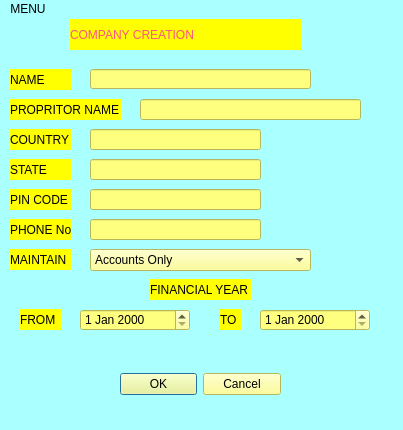
<?xml version="1.0" encoding="UTF-8"?>
<ui version="4.0">
 <class>MainWindow</class>
 <widget class="QMainWindow" name="MainWindow">
  <property name="geometry">
   <rect>
    <x>0</x>
    <y>0</y>
    <width>403</width>
    <height>430</height>
   </rect>
  </property>
  <property name="minimumSize">
   <size>
    <width>403</width>
    <height>430</height>
   </size>
  </property>
  <property name="maximumSize">
   <size>
    <width>403</width>
    <height>430</height>
   </size>
  </property>
  <property name="sizeIncrement">
   <size>
    <width>0</width>
    <height>0</height>
   </size>
  </property>
  <property name="windowTitle">
   <string>MainWindow</string>
  </property>
  <property name="styleSheet">
   <string notr="true">background-color: rgb(170, 255, 255);</string>
  </property>
  <property name="tabShape">
   <enum>QTabWidget::Triangular</enum>
  </property>
  <widget class="QWidget" name="centralwidget">
   <widget class="QLabel" name="label">
    <property name="geometry">
     <rect>
      <x>10</x>
      <y>50</y>
      <width>61</width>
      <height>21</height>
     </rect>
    </property>
    <property name="styleSheet">
     <string notr="true">background-color: rgb(255, 255, 0);
font: 63 8pt &quot;Lucida Bright&quot;;</string>
    </property>
    <property name="text">
     <string>NAME</string>
    </property>
   </widget>
   <widget class="QLineEdit" name="lineEdit">
    <property name="geometry">
     <rect>
      <x>90</x>
      <y>50</y>
      <width>221</width>
      <height>20</height>
     </rect>
    </property>
    <property name="styleSheet">
     <string notr="true">background-color: rgb(255, 255, 127);</string>
    </property>
   </widget>
   <widget class="QLabel" name="label_2">
    <property name="geometry">
     <rect>
      <x>10</x>
      <y>80</y>
      <width>111</width>
      <height>21</height>
     </rect>
    </property>
    <property name="styleSheet">
     <string notr="true">background-color: rgb(255, 255, 0);
font: 63 8pt &quot;Lucida Bright&quot;;</string>
    </property>
    <property name="text">
     <string>PROPRITOR NAME</string>
    </property>
   </widget>
   <widget class="QLineEdit" name="lineEdit_2">
    <property name="geometry">
     <rect>
      <x>140</x>
      <y>80</y>
      <width>221</width>
      <height>21</height>
     </rect>
    </property>
    <property name="styleSheet">
     <string notr="true">background-color: rgb(255, 255, 127);</string>
    </property>
   </widget>
   <widget class="QLabel" name="label_3">
    <property name="geometry">
     <rect>
      <x>10</x>
      <y>110</y>
      <width>61</width>
      <height>21</height>
     </rect>
    </property>
    <property name="styleSheet">
     <string notr="true">background-color: rgb(255, 255, 0);
font: 63 8pt &quot;Lucida Bright&quot;;</string>
    </property>
    <property name="text">
     <string>COUNTRY</string>
    </property>
   </widget>
   <widget class="QLineEdit" name="lineEdit_3">
    <property name="geometry">
     <rect>
      <x>90</x>
      <y>110</y>
      <width>171</width>
      <height>21</height>
     </rect>
    </property>
    <property name="styleSheet">
     <string notr="true">background-color: rgb(255, 255, 127);</string>
    </property>
    <property name="text">
     <string/>
    </property>
   </widget>
   <widget class="QLabel" name="label_4">
    <property name="geometry">
     <rect>
      <x>70</x>
      <y>0</y>
      <width>231</width>
      <height>31</height>
     </rect>
    </property>
    <property name="styleSheet">
     <string notr="true">background-color: rgb(255, 255, 0);
font: 16pt &quot;Lucida Bright&quot;;
color: rgb(255, 85, 127);</string>
    </property>
    <property name="text">
     <string>COMPANY CREATION</string>
    </property>
   </widget>
   <widget class="QLabel" name="label_5">
    <property name="geometry">
     <rect>
      <x>10</x>
      <y>140</y>
      <width>61</width>
      <height>21</height>
     </rect>
    </property>
    <property name="styleSheet">
     <string notr="true">background-color: rgb(255, 255, 0);
font: 63 8pt &quot;Lucida Bright&quot;;</string>
    </property>
    <property name="text">
     <string>STATE</string>
    </property>
   </widget>
   <widget class="QLabel" name="label_6">
    <property name="geometry">
     <rect>
      <x>10</x>
      <y>170</y>
      <width>61</width>
      <height>21</height>
     </rect>
    </property>
    <property name="styleSheet">
     <string notr="true">background-color: rgb(255, 255, 0);
font: 63 8pt &quot;Lucida Bright&quot;;</string>
    </property>
    <property name="text">
     <string>PIN CODE</string>
    </property>
   </widget>
   <widget class="QLabel" name="label_7">
    <property name="geometry">
     <rect>
      <x>10</x>
      <y>200</y>
      <width>61</width>
      <height>21</height>
     </rect>
    </property>
    <property name="styleSheet">
     <string notr="true">background-color: rgb(255, 255, 0);
font: 63 8pt &quot;Lucida Bright&quot;;</string>
    </property>
    <property name="text">
     <string>PHONE No.</string>
    </property>
   </widget>
   <widget class="QLabel" name="label_8">
    <property name="geometry">
     <rect>
      <x>10</x>
      <y>230</y>
      <width>61</width>
      <height>21</height>
     </rect>
    </property>
    <property name="styleSheet">
     <string notr="true">background-color: rgb(255, 255, 0);
font: 63 8pt &quot;Lucida Bright&quot;;</string>
    </property>
    <property name="text">
     <string>MAINTAIN</string>
    </property>
   </widget>
   <widget class="QComboBox" name="comboBox">
    <property name="geometry">
     <rect>
      <x>90</x>
      <y>230</y>
      <width>221</width>
      <height>22</height>
     </rect>
    </property>
    <property name="styleSheet">
     <string notr="true">background-color: rgb(255, 255, 127);
color: rgb(0, 0, 0);</string>
    </property>
    <item>
     <property name="text">
      <string>Accounts Only</string>
     </property>
    </item>
    <item>
     <property name="text">
      <string>Accounts With Inventory</string>
     </property>
    </item>
    <item>
     <property name="text">
      <string/>
     </property>
    </item>
   </widget>
   <widget class="QLineEdit" name="lineEdit_4">
    <property name="geometry">
     <rect>
      <x>90</x>
      <y>140</y>
      <width>171</width>
      <height>21</height>
     </rect>
    </property>
    <property name="styleSheet">
     <string notr="true">background-color: rgb(255, 255, 127);</string>
    </property>
    <property name="text">
     <string/>
    </property>
   </widget>
   <widget class="QLineEdit" name="lineEdit_5">
    <property name="geometry">
     <rect>
      <x>90</x>
      <y>170</y>
      <width>171</width>
      <height>21</height>
     </rect>
    </property>
    <property name="styleSheet">
     <string notr="true">background-color: rgb(255, 255, 127);</string>
    </property>
    <property name="text">
     <string/>
    </property>
   </widget>
   <widget class="QLineEdit" name="lineEdit_6">
    <property name="geometry">
     <rect>
      <x>90</x>
      <y>200</y>
      <width>171</width>
      <height>21</height>
     </rect>
    </property>
    <property name="styleSheet">
     <string notr="true">background-color: rgb(255, 255, 127);</string>
    </property>
    <property name="text">
     <string/>
    </property>
   </widget>
   <widget class="QDialogButtonBox" name="buttonBox">
    <property name="geometry">
     <rect>
      <x>120</x>
      <y>350</y>
      <width>161</width>
      <height>31</height>
     </rect>
    </property>
    <property name="styleSheet">
     <string notr="true">background-color: rgb(255, 255, 127);</string>
    </property>
    <property name="standardButtons">
     <set>QDialogButtonBox::Cancel|QDialogButtonBox::Ok</set>
    </property>
   </widget>
   <widget class="QLabel" name="label_9">
    <property name="geometry">
     <rect>
      <x>150</x>
      <y>260</y>
      <width>101</width>
      <height>21</height>
     </rect>
    </property>
    <property name="styleSheet">
     <string notr="true">background-color: rgb(255, 255, 0);
font: 63 8pt &quot;Lucida Bright&quot;;</string>
    </property>
    <property name="text">
     <string>FINANCIAL YEAR</string>
    </property>
   </widget>
   <widget class="QDateEdit" name="dateEdit">
    <property name="geometry">
     <rect>
      <x>80</x>
      <y>290</y>
      <width>110</width>
      <height>22</height>
     </rect>
    </property>
    <property name="styleSheet">
     <string notr="true">background-color: rgb(255, 255, 127);</string>
    </property>
   </widget>
   <widget class="QLabel" name="label_10">
    <property name="geometry">
     <rect>
      <x>20</x>
      <y>290</y>
      <width>41</width>
      <height>21</height>
     </rect>
    </property>
    <property name="styleSheet">
     <string notr="true">background-color: rgb(255, 255, 0);
font: 63 8pt &quot;Lucida Bright&quot;;</string>
    </property>
    <property name="text">
     <string>FROM</string>
    </property>
   </widget>
   <widget class="QLabel" name="label_11">
    <property name="geometry">
     <rect>
      <x>220</x>
      <y>290</y>
      <width>21</width>
      <height>21</height>
     </rect>
    </property>
    <property name="styleSheet">
     <string notr="true">background-color: rgb(255, 255, 0);
font: 63 8pt &quot;Lucida Bright&quot;;</string>
    </property>
    <property name="text">
     <string>TO</string>
    </property>
   </widget>
   <widget class="QDateEdit" name="dateEdit_2">
    <property name="geometry">
     <rect>
      <x>260</x>
      <y>290</y>
      <width>110</width>
      <height>22</height>
     </rect>
    </property>
    <property name="styleSheet">
     <string notr="true">background-color: rgb(255, 255, 127);</string>
    </property>
   </widget>
  </widget>
  <widget class="QMenuBar" name="menubar">
   <property name="geometry">
    <rect>
     <x>0</x>
     <y>0</y>
     <width>403</width>
     <height>21</height>
    </rect>
   </property>
   <widget class="QMenu" name="menuMENU">
    <property name="title">
     <string>MENU</string>
    </property>
    <addaction name="actionBACK"/>
   </widget>
   <addaction name="menuMENU"/>
  </widget>
  <widget class="QStatusBar" name="statusbar"/>
  <action name="actionBACK">
   <property name="text">
    <string>BACK</string>
   </property>
  </action>
 </widget>
 <resources/>
 <connections/>
</ui>
